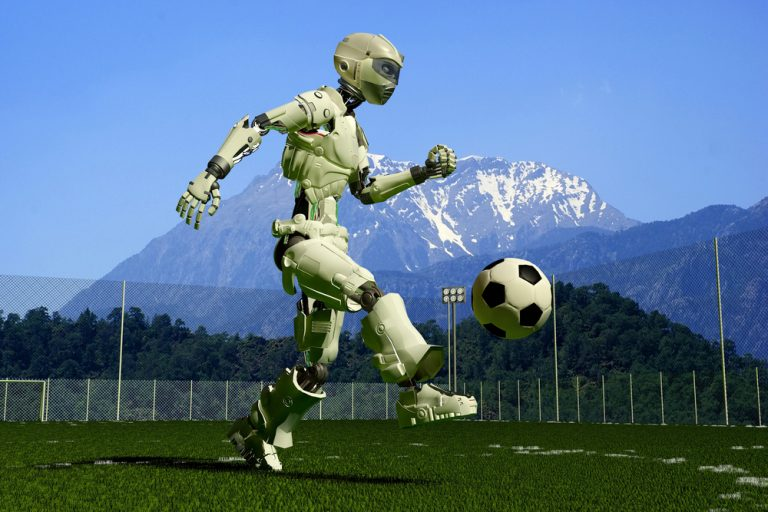
#> input picture Entrega4/robo.jpg, 768 x 512 px
$ python ponto4_v2.py
#> lines starting #> are read from the running program, lines starting #| are printed output that depends on the picture; after the words box and inside, x2 and y2 are one past the last pixel; in counts of white or black regions, pixels touching at a corner belong together
import cv2
import numpy as np

img = cv2.imread('robo.jpg',0)
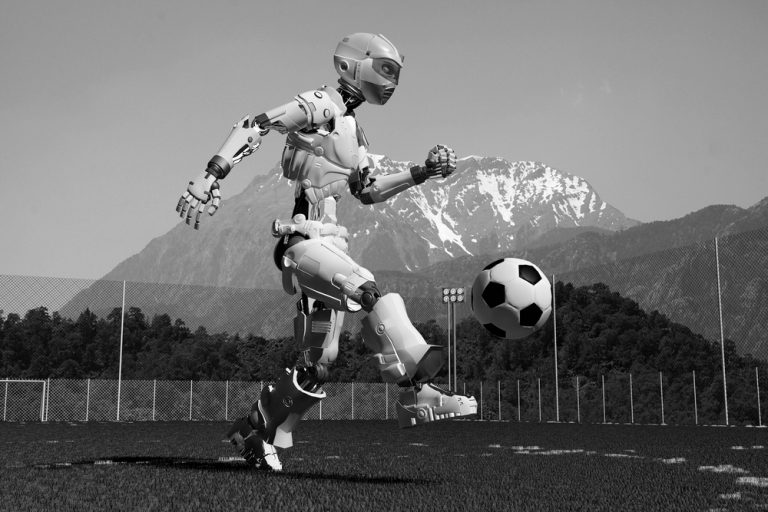
#> img: shape (512, 768); min 0, max 255, mean 110.8
gray_img = cv2.cvtColor(img,cv2.COLOR_GRAY2BGR)	# Convert to gray-scale
lower_red=np.array([169,100,100])
upper_red=np.array([189,255,255])
mask=cv2.inRange(gray_img,lower_red,upper_red)
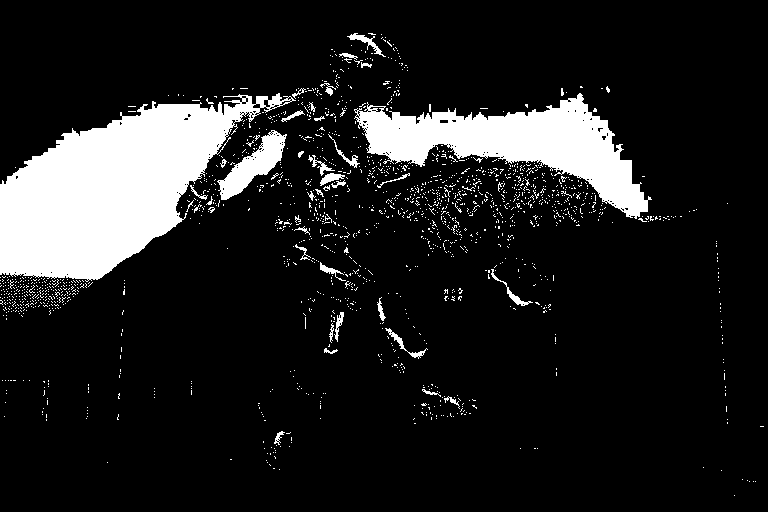
#> mask: shape (512, 768); 12.8% white; 1679 white regions (1639 under 20 px), largest, box (x1, y1, x2, y2) and area: (0, 93, 296, 282) 27579, (354, 93, 652, 219) 14292, (217, 130, 287, 200) 1836

blured = cv2.medianBlur(img,3)					# Blur the image to reduce noise


circles = cv2.HoughCircles(blured,cv2.HOUGH_GRADIENT,1,img.shape[0]/64,param1=350,param2=26,minRadius=25,maxRadius=45)  # image, dp, minDistance, minRadious and maxRadious
#> circles = [[513.5, 296.5, 38.6]]

while True:

	image_cercle = np.uint16(np.around(circles))
#> image_cercle = [[514, 296, 39]]

	for pt in image_cercle[0,0:2]:

		#centre_x,centre_y,rayon=pt[0],pt[1],pt[2]
		cv2.circle(gray_img,(pt[0],pt[1]),pt[2],(0,255,255),4)
		cv2.circle(gray_img,(pt[0],pt[1]),1,(255,0,0),3)
		# show image
		cv2.namedWindow('image mask ', cv2.WINDOW_AUTOSIZE)
		cv2.imshow('image mask ', mask)
		cv2.namedWindow('color image', cv2.WINDOW_AUTOSIZE)
		cv2.imshow('color image', gray_img)
		cv2.waitKey(1)
#> this loop made 1 pass
#> pass 1, `cv2.imshow('color image', gray_img)`:
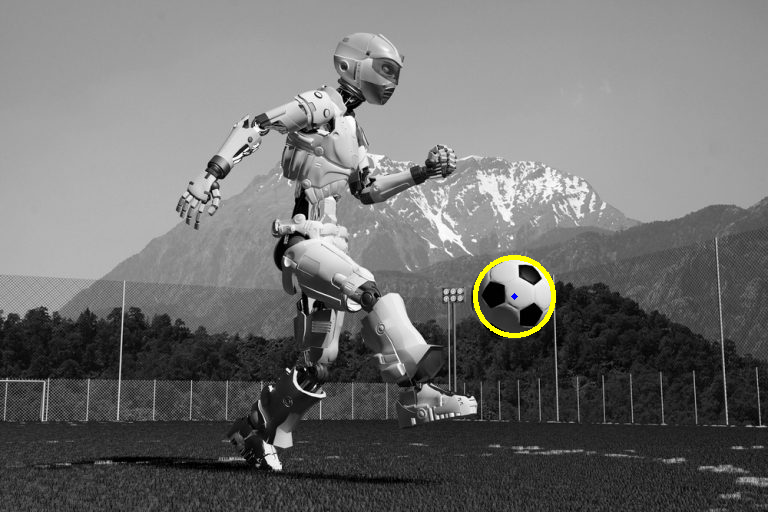
#> window 'color image': shape (512, 768, 3); mean B, G, R 110.6, 111.4, 111.4
cv2.imshow('detected circles',gray_img)
cv2.waitKey(0)
cv2.destroyAllWindows()

$ run again, with Entrega4/ident.jpg copied over Entrega4/robo.jpg
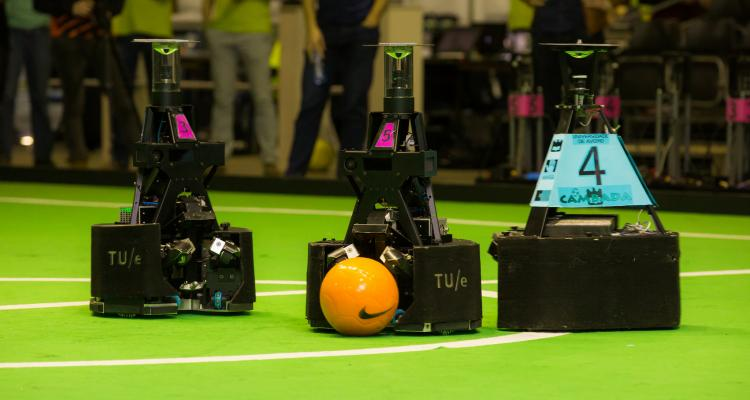
#> input picture Entrega4/ident.jpg, 750 x 400 px
#> `mask=cv2.inRange(gray_img,lower_red,upper_red)`:
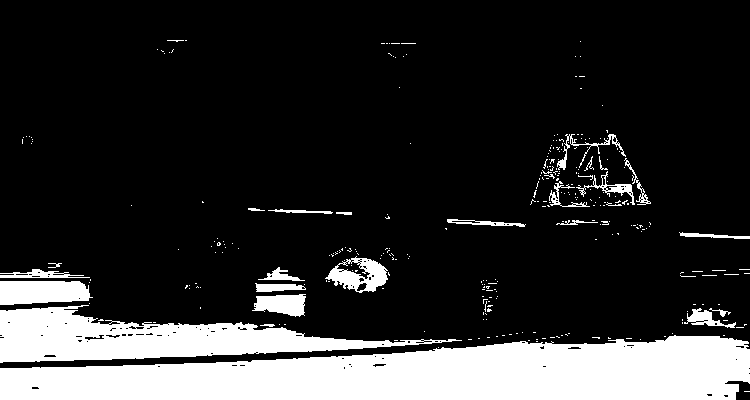
#> mask: shape (400, 750); 18.4% white; 303 white regions (276 under 20 px), largest, box (x1, y1, x2, y2) and area: (0, 335, 750, 400) 34723, (0, 305, 462, 363) 12193, (0, 281, 93, 305) 1911
#> circles = [[357.5, 296.5, 40.9], [362.5, 291.5, 34.3]]
#> image_cercle = [[358, 296, 41], [362, 292, 34]]
#> the loop `for pt in image_cercle[0,0:2]:` made 2 passes
#> pass 2, `cv2.imshow('color image', gray_img)`:
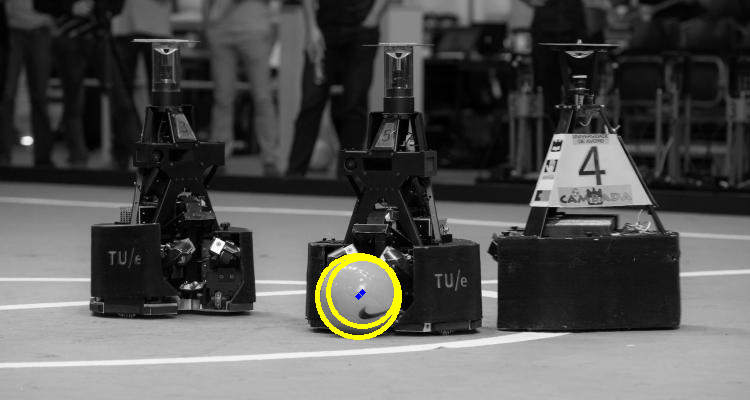
#> window 'color image': shape (400, 750, 3); mean B, G, R 81.2, 83, 83
